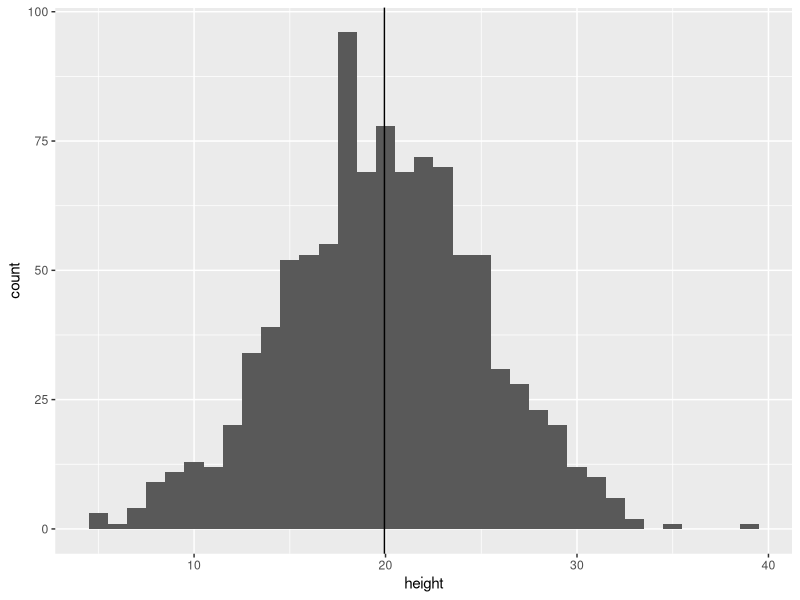
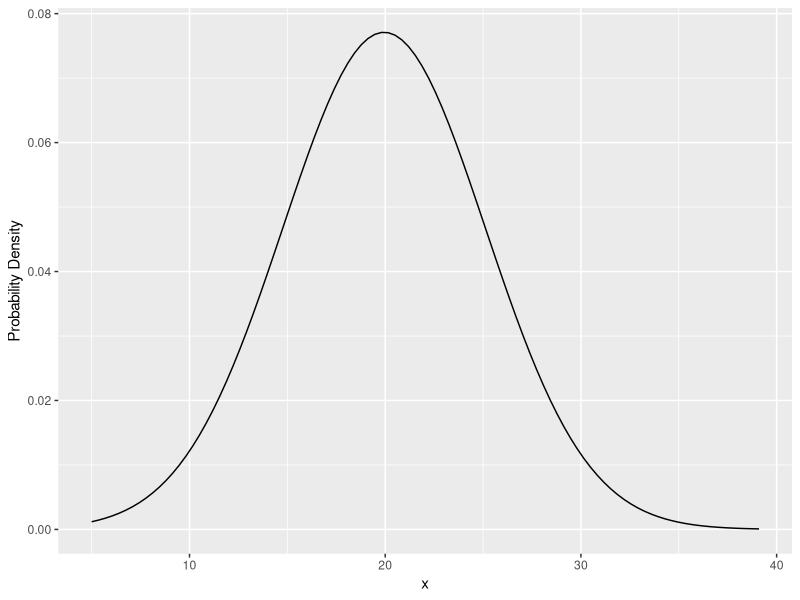
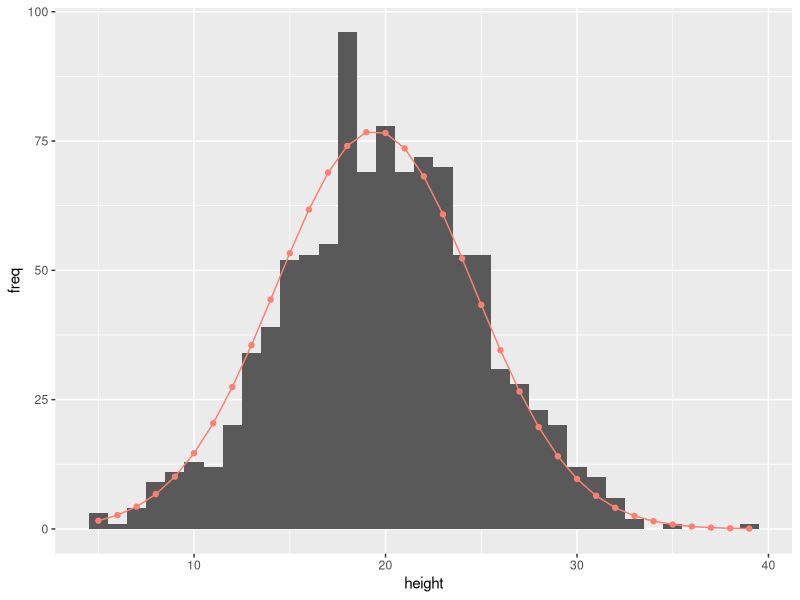
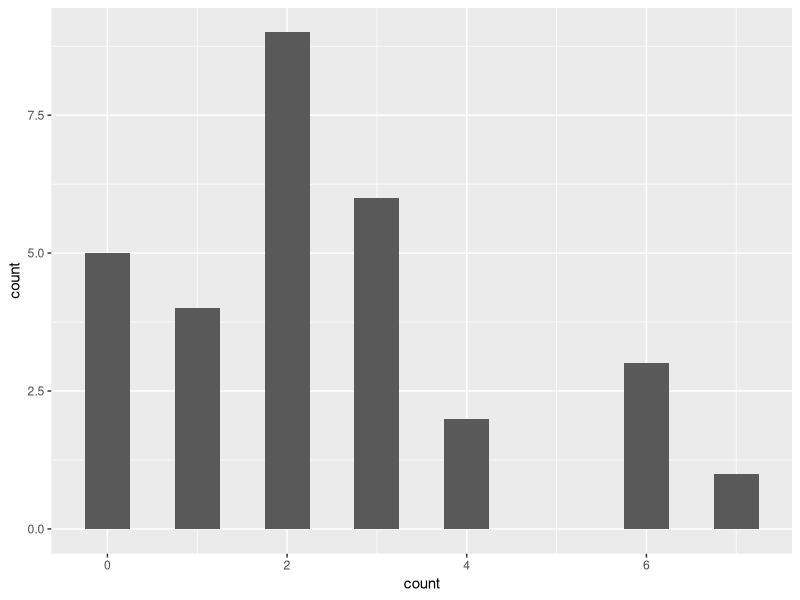
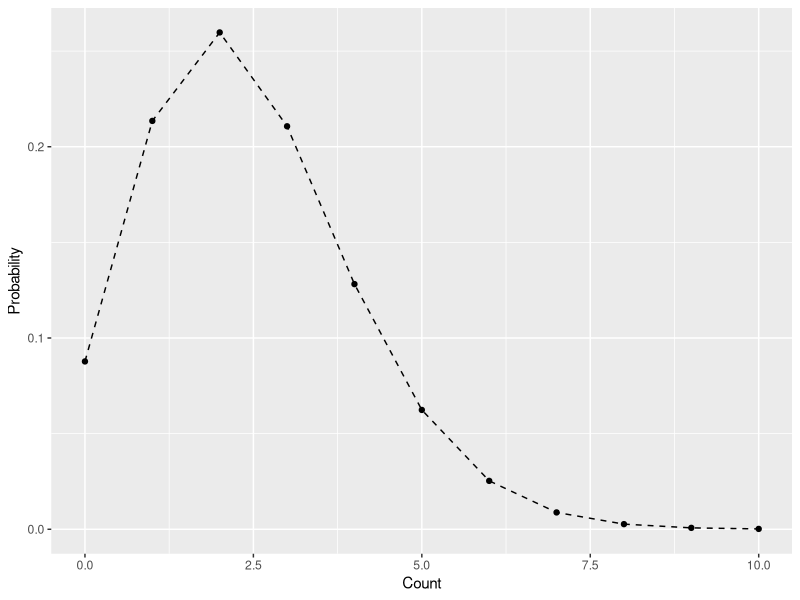
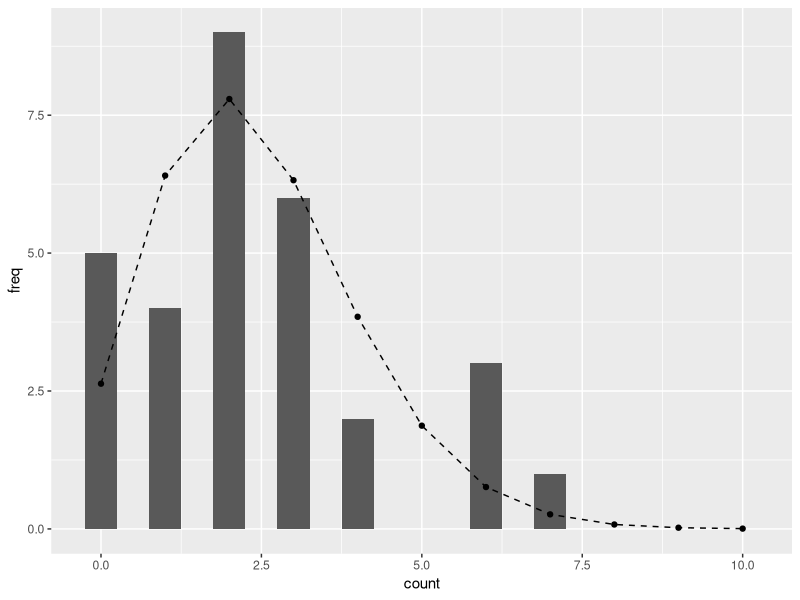

Generate these figures, in order, with R: (Note: this script raises an error after producing the figures.)
#' ---
#' title: "Set 6"
#' output: html_document
#' date: 2023-09-19
#' author: Jenna Jordan
#' ---

library(tidyverse)

# 3.1 Continuous Variable ------------------------------------------------

#Probability Density (is y axis)

# load csv data on R
df_h0 <- read_csv(here::here("data_raw/data_plant_height.csv"))

df_h0 %>% 
  ggplot(aes(x = height)) + 
  geom_histogram(binwidth = 1) + # specify binwidth
  geom_vline(aes(xintercept = mean(height))) # draw vertical line at the mean


## PDF to Frequency Distribution

# vector of x values
# seq() generate min to max values with specified numbers of elements or interval
# the following produce 100 elements
# not real data, hypothetical based on min and max
x <- seq(min(df_h0$height), max(df_h0$height), length = 100)

# calculate probability density
mu <- mean(df_h0$height)
sigma <- sd(df_h0$height)
pd <- dnorm(x, mean = mu, sd = sigma)
#pd = probability density
#dnorm = distribution normal
#x = point at which we want to measure probability density (height of histogram)

# figure
tibble(y = pd, x = x) %>% # data frame
  ggplot(aes(x = x, y = y)) +
  geom_line() + # draw lines
  labs(y = "Probability Density") # re-label
# y is dnorm or probabiliy density


## convert to ACTUAL probability
# probability of x < 10
p10 <- pnorm(q = 10, mean = mu, sd = sigma)
print(p10)

# probability of x < 20
p20 <- pnorm(q = 20, mean = mu, sd = sigma)
print(p20)

# probability of 10 < x < 20
p20_10 <- p20 - p10
print(p20_10)


##Estimates compare to Frequency Data

x_min <- floor(min(df_h0$height)) # floor takes the integer part of the value
x_max <- ceiling(max(df_h0$height)) # ceiling takes the next closest integer
bin <- seq(x_min, x_max, by = 1) # each bin has 1cm

p <- NULL # empty object for probability
for (i in 1:(length(bin) - 1)) {
  p[i] <- pnorm(bin[i+1], mean = mu, sd = sigma) - pnorm(bin[i], mean = mu, sd = sigma)
}
#calculates probability for *each* number between min and max (numbers in index)

# data frame for probability
# bin: last element [-length(bin)] was removed to match length since only 35 not 36
# expected frequency in each bin is "prob times sample size"
df_prob <- tibble(p, bin = bin[-length(bin)]) %>% 
  mutate(freq = p * nrow(df_h0))
df_prob
#multiply total number of observations by probability = expected frequency

##overlay -- expectation and observation
df_h0 %>% 
  ggplot(aes(x = height)) +        #makes histogram using df_h0
  geom_histogram(binwidth = 1) +   #using a different data frame: df_prob (points)
  geom_point(data = df_prob,
             aes(y = freq,
                 x = bin),
             color = "salmon") +   #adding line to points of expected frequency points
  geom_line(data = df_prob,
            aes(y = freq,
                x = bin),
            color = "salmon")


# 3.2 Discrete Variable -----------------------------------------------------------

#discrete (y axis = actual probability)

df_count <- read_csv(here::here("data_raw/data_garden_count.csv"))
print(df_count)

df_count %>% 
  ggplot(aes(x = count)) +
  geom_histogram(binwidth = 0.5, # define binwidth
                 center = 0) # relative position of each bin is in center
  #gaps due to discrete data

# vector of x values
# create a vector of 0 to 10 with an interval one
# must be integer of > 0
x <- seq(0, 10, by = 1)
x

# calculate probability mass
lambda_hat <- mean(df_count$count)
pm <- dpois(x, lambda = lambda_hat)
lambda_hat
pm

# figure
tibble(y = pm, x = x) %>% # data frame
  ggplot(aes(x = x, y = y)) +
  geom_line(linetype = "dashed") + # draw dashed lines
  geom_point() + # draw points
  labs(y = "Probability",
       x = "Count") # re-label


##change y-axis from probability to frequency

df_prob <- tibble(x = x, y = pm) %>% 
  mutate(freq = y * nrow(df_count)) # prob x sample size

df_count %>% 
  ggplot(aes(x = count)) +
  geom_histogram(binwidth = 0.5,
                 center = 0) +
  geom_line(data = df_prob,
            aes(x = x,
                y = freq),
            linetype = "dashed") +
  geom_point(data = df_prob,
             aes(x = x,
                 y = freq))


# Laboratory --------------------------------------------------------------

# 3.4.1 ---
rnorm()



# 3.4.2 ---


